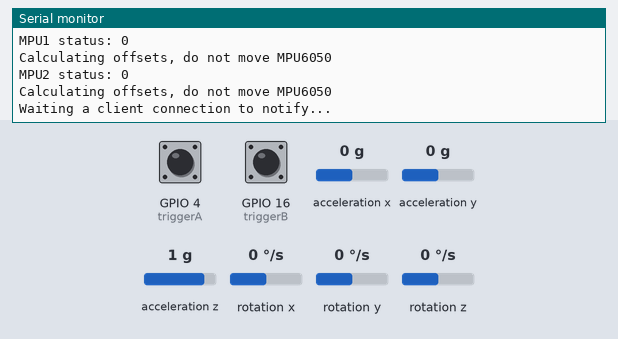
Simulated run of this sketch. Board: ESP32. On the bench: the last lines printed to the serial monitor. Inputs (shaded band) come from the test bench; at power-on: acceleration x 0 g, GPIO 4 (triggerA) HIGH, GPIO 16 (triggerB) HIGH, acceleration y 0 g, acceleration z 1 g, rotation x 0 °/s, rotation y 0 °/s, rotation z 0 °/s. Nothing arrives over Bluetooth unless stated; a phone connects over Bluetooth LE 3 s after start.

Above: at 5.2 s.
5.3 s: acceleration x set to -1.4 g
At 7.19 s:
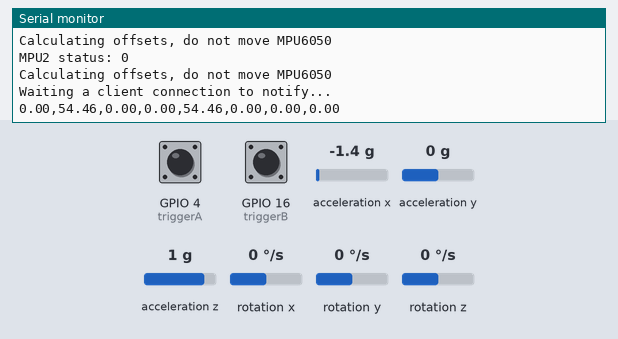
8.3 s: GPIO 4 (triggerA) pulled LOW for 0.15 s
At 8.5 s:
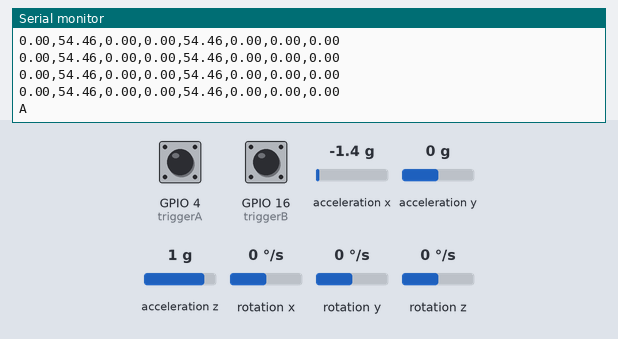
9.9 s: GPIO 16 (triggerB) pulled LOW for 0.15 s
At 10.06 s:
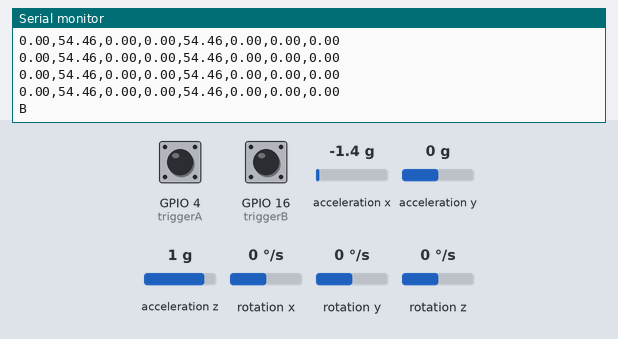
11.5 s: acceleration y set to -1.4 g
At 11.52 s:
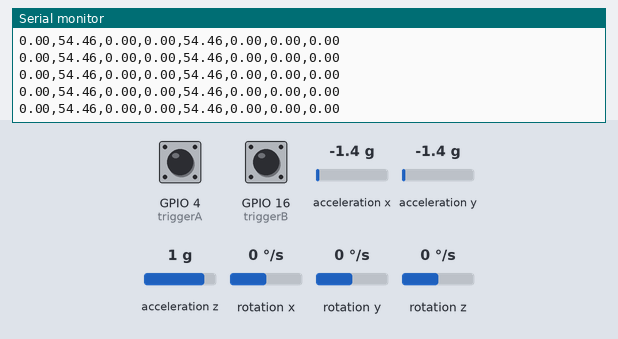
13.0 s: GPIO 4 (triggerA) pulled LOW for 1 s
At 13.3 s:
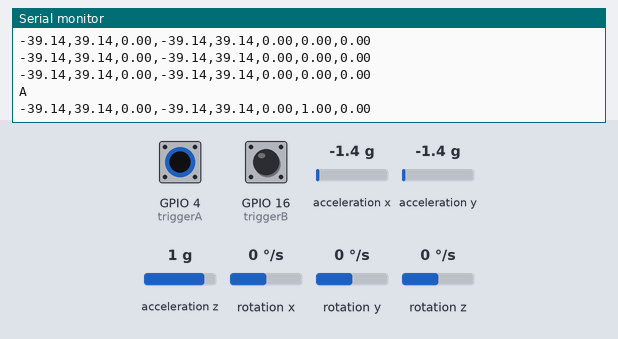
15.5 s: GPIO 16 (triggerB) pulled LOW for 1 s
At 15.85 s:
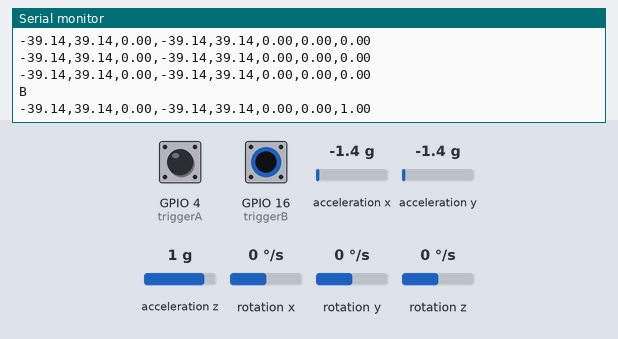

The sketch:

esp32ble2mpu.ino
```cpp
#include <BLEDevice.h>
#include <BLEServer.h>
#include <BLEUtils.h>
#include <BLE2902.h>

#include <ezButton.h>

#include "Wire.h"
#include <MPU6050_light.h>

MPU6050 mpu(Wire);
MPU6050 MPU2(Wire);

unsigned long timer = 0;
unsigned long period = 250;

float ypr[8];

// BLE **************************
BLEServer* pServer = NULL;
BLECharacteristic* pCharacteristic = NULL;
bool deviceConnected = false;
bool oldDeviceConnected = false;
uint32_t value = 0;

#define SERVICE_UUID        "4fafc201-1fb5-459e-8fcc-c5c9c331914b"
#define CHARACTERISTIC_UUID "beb5483e-36e1-4688-b7f5-ea07361b26a8"


// Button ***************************
ezButton triggerA(4);
ezButton triggerB(16);

bool aPressed = false;
bool bPressed = false;


class Esp32ServerCallbacks: public BLEServerCallbacks
{
    void onConnect(BLEServer* pServer) {
      deviceConnected = true;
      value = 0;
      BLEDevice::startAdvertising();
    };

    void onDisconnect(BLEServer* pServer) {
      deviceConnected = false;
    }
};

void InitBLE()
{
  // Create the BLE Device
  BLEDevice::init("Esp32Ble");

  // Create the BLE Server
  pServer = BLEDevice::createServer();
  pServer->setCallbacks(new Esp32ServerCallbacks());

  // Create the BLE Service
  BLEService *pService = pServer->createService(SERVICE_UUID);

  // Create a BLE Characteristic
  pCharacteristic = pService->createCharacteristic(
                      CHARACTERISTIC_UUID,
                      BLECharacteristic::PROPERTY_READ   |
                      BLECharacteristic::PROPERTY_WRITE  |
                      BLECharacteristic::PROPERTY_NOTIFY |
                      BLECharacteristic::PROPERTY_INDICATE
                    );

  pCharacteristic->addDescriptor(new BLE2902());

  // Start the service
  pService->start();

  // Start advertising
  BLEAdvertising *pAdvertising = BLEDevice::getAdvertising();
  pAdvertising->addServiceUUID(SERVICE_UUID);
  pAdvertising->setScanResponse(false);
  pAdvertising->setMinPreferred(0x0);  // set value to 0x00 to not advertise this parameter
  BLEDevice::startAdvertising();
}

void InitButtons()
{
  triggerA.setDebounceTime(50);
  triggerB.setDebounceTime(50);
}

void CheckTriggers()
{
  // class heartbeats must call first
  triggerA.loop();
  triggerB.loop();

  if (triggerA.isPressed())
  {
    aPressed = true;
    Serial.println("A");
  }

  if (triggerB.isPressed())
  {
    bPressed = true;
    Serial.println("B");
  }

  if (triggerA.isReleased())
  {
    aPressed = false;
  }

  if (triggerB.isReleased())
  {
    bPressed = false;
  }
}


void setup()
{
  Serial.begin(115200);
  Wire.begin();

  MPU2.setAddress(0x69);

  byte status = mpu.begin();
  Serial.print(F("MPU1 status: "));
  Serial.println(status);
  //while (status != 0) { } // stop everything if could not connect to MPU6050

  Serial.println(F("Calculating offsets, do not move MPU6050"));
  delay(1000);

  mpu.calcOffsets();

  status = MPU2.begin();
  Serial.print(F("MPU2 status: "));
  Serial.println(status);
  //while (status != 0) { } // stop everything if could not connect to MPU6050

  Serial.println(F("Calculating offsets, do not move MPU6050"));
  delay(1000);

  // mpu.upsideDownMounting = true; // uncomment this line if the MPU6050 is mounted upside-down
  MPU2.calcOffsets(); // gyro and accelero

  InitButtons();
  InitBLE();


  Serial.println("Waiting a client connection to notify...");
}

void loop()
{

  // notify changed value
  if (deviceConnected)
  {
    CheckTriggers();
    if (millis() - timer > period)
    {
      mpu.update();
      MPU2.update();

      timer = millis();
      ypr[0] = mpu.getAngleX();
      ypr[1] = mpu.getAngleY();
      ypr[2] = mpu.getAngleZ();
      ypr[3] = MPU2.getAngleX();
      ypr[4] = MPU2.getAngleY();
      ypr[5] = MPU2.getAngleZ();
      ypr[6] = aPressed;
      ypr[7] = bPressed;

      // have values stored in advanced for buffer into string
      String temp = "";
      temp += ypr[0];
      temp += ",";
      temp += ypr[1];
      temp += ",";
      temp += ypr[2];
      temp += ",";
      temp += ypr[3];
      temp += ",";
      temp += ypr[4];
      temp += ",";
      temp += ypr[5];
      temp += ",";
      temp += ypr[6];
      temp += ",";
      temp += ypr[7];

      Serial.println(temp.c_str());

      pCharacteristic->setValue((char*)temp.c_str());
      pCharacteristic->notify();

    }
    //    // disconnecting
    //    if (!deviceConnected && oldDeviceConnected)
    //    {
    //      delay(500); // give the bluetooth stack the chance to get things ready
    //      pServer->startAdvertising(); // restart advertising
    //      Serial.println("start advertising");
    //      oldDeviceConnected = deviceConnected;
    //    }
    //    // connecting
    //    if (deviceConnected && !oldDeviceConnected)
    //    {
    //      // do stuff here on connecting
    //      Serial.println("Connecting");
    //      oldDeviceConnected = deviceConnected;
    //    }
  }
}
```

Measured:
- after the input at 5.3 s, the serial monitor: prints a new line after 1.7 s (image 1)
- after the input at 8.3 s, the serial monitor: prints a new line after 0.05 s (image 2)
- after the input at 9.9 s, the serial monitor: prints a new line after 0.05 s (image 3)
- after the input at 13.0 s, the serial monitor: prints a new line after 0.05 s (image 5)
- after the input at 15.5 s, the serial monitor: prints a new line after 0.05 s (image 6)
